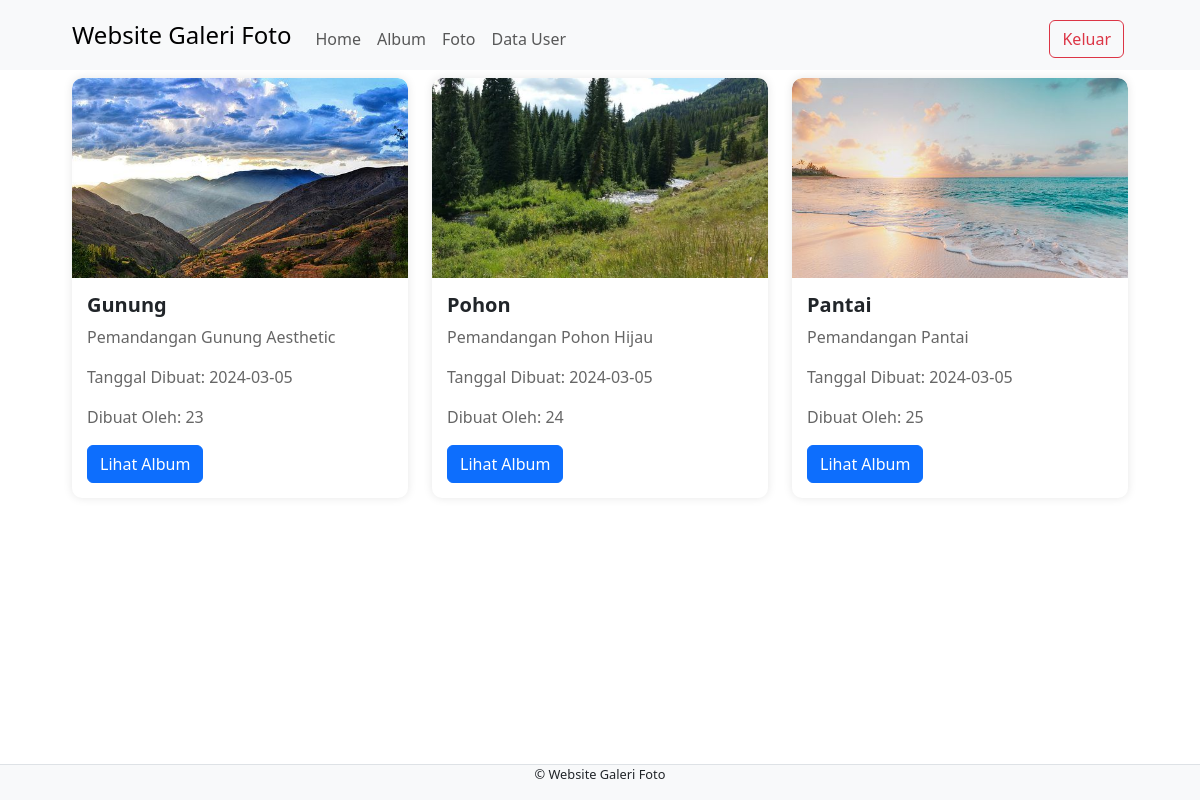
Page /admin/home.php (signed in) on the committed database.
### tables this page shows
CREATE TABLE `foto` (
  `fotoid` int(11) NOT NULL,
  `judulfoto` varchar(255) NOT NULL,
  `deskripsifoto` text NOT NULL,
  `tanggalunggah` date NOT NULL,
  `lokasifile` varchar(255) NOT NULL,
  `albumid` int(11) NOT NULL,
  `userid` int(11) NOT NULL
);

CREATE TABLE `album` (
  `AlbumID` int(11) NOT NULL,
  `NamaAlbum` varchar(255) NOT NULL,
  `Deskripsi` text NOT NULL,
  `TanggalDibuat` date NOT NULL,
  `UserId` int(11) NOT NULL
);

### admin/home.php (the view, shortened to what this page needs)
<?php
include '../config/koneksi.php';
?>
<!DOCTYPE html>
<html lang="en">
<head>
    <link rel="stylesheet" type="text/css" href="../assets/css/bootstrap.min.css">
    <link rel="stylesheet" href="https://cdnjs.cloudflare.com/ajax/libs/font-awesome/6.5.1/css/all.min.css"/>
</head>
<body>
<nav class="navbar navbar-expand-lg bg-body-tertiary">
    <div class="container">
        <a class="navbar-brand" href="index.php">Website Galeri Foto</a>
        <div class="collapse navbar-collapse mt-2" id="navbarNavAltMarkup">
            <div class="navbar-nav me-auto">
                <a href="home.php" class="nav-link">Home</a>
                <a href="album.php" class="nav-link">Album</a>
                <a href="foto.php" class="nav-link">Foto</a>
                <a href="data_user.php" class="nav-link">Data User</a>
            </div>
            <a href="../config/aksi_logout.php" class="btn btn-outline-danger m-1" onclick="return confirm('Apakah Anda yakin ingin keluar?')">Keluar</a>
        </div>
    </div>
</nav>
<div class="container mt-2">
    <div class="row">
        <?php
        $query = mysqli_query($koneksi, 'SELECT a.*, f.*
        FROM album a
        INNER JOIN (
            SELECT MIN(fotoid) AS first_photo_id, albumid
            FROM foto
            GROUP BY albumid
        ) AS first_photos ON a.AlbumID = first_photos.albumid
        INNER JOIN foto f ON first_photos.first_photo_id = f.fotoid');
        while ($data = mysqli_fetch_array($query)) {
            ?>
            <div class="col-md-4">
                <div class="album">
                    <img src="../assets/img/<?=$data['lokasifile'];?>" class="card-img-top" alt="Album Image">
                    <div class="album-body">
                        <h5 class="album-title"><?php echo $data['NamaAlbum']; ?></h5>
                        <p class="album-text"><?php echo $data['Deskripsi']; ?></p>
                        <p class="album-text">Tanggal Dibuat: <?php echo $data['TanggalDibuat']; ?></p>
                        <p class="album-text">Dibuat Oleh: <?php echo $data['userid']; ?></p>
                        <a href="view_album.php?albumid=<?php echo $data['AlbumID']; ?>" class="btn btn-primary">Lihat Album</a>
                    </div>
                </div>
            </div>
            <?php
        }
        ?>
    </div>
</div>
<footer class="d-flex justify-content-center border-top mt-3 bg-light fixed-bottom">
    <p>&copy; Website Galeri Foto </p>
</footer>
</body>
</html>

### admin/home.php (style rules this page uses)
.navbar-brand { font-size: 1.5rem; }
.container { max-width: 90%; }
.album { border: none; border-radius: 10px; box-shadow: 0 0 10px rgba(0, 0, 0, 0.1); position: relative; overflow: hidden; transition: transform 0.3s ease; margin-bottom: 20px; }
.album img { border-top-left-radius: 10px; border-top-right-radius: 10px; height: 200px; object-fit: cover; }
.album-body { padding: 15px; }
.album-title { font-weight: bold; }
.album-text { color: #666; }
footer { font-size: 0.8rem; }

### rows in the picture
foto: lokasifile (picture), albumid.NamaAlbum "Gunung", albumid.Deskripsi "Pemandangan Gunung Aesthetic", albumid.TanggalDibuat "2024-03-05", userid "23"
foto: lokasifile (picture), albumid.NamaAlbum "Pohon", albumid.Deskripsi "Pemandangan Pohon Hijau", albumid.TanggalDibuat "2024-03-05", userid "24"
foto: lokasifile (picture), albumid.NamaAlbum "Pantai", albumid.Deskripsi "Pemandangan Pantai", albumid.TanggalDibuat "2024-03-05", userid "25"
